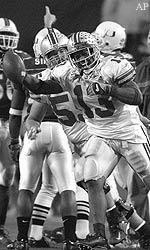
#> input picture HW1/buckeyes_gray.bmp, 150 x 250 px
$ jupyter execute hw1.ipynb
#> lines starting #> are read from the running program, lines starting #| are printed output that depends on the picture; after the words box and inside, x2 and y2 are one past the last pixel; in counts of white or black regions, pixels touching at a corner belong together
Problem 1: Test the MATLAB image functions to read, display, and write images. Use
buckeyes_gray.bmp and buckeyes_rgb.bmp from the class materials webpage. [2 pts]

[cell 1]
import skimage
from skimage import io
import numpy as np
import matplotlib.pyplot as plt
grayIm = io.imread("buckeyes_gray.bmp")
#> grayIm is the input picture: shape (250, 150); min 0, max 255, mean 115
plt.imshow(grayIm, cmap='gray')
plt.axis("image")
io.imsave("buckeyes_gray.jpg", grayIm)
rgbIm = io.imread("buckeyes_rgb.bmp")
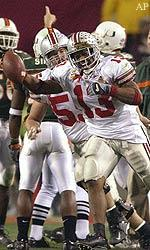
#> input picture HW1/buckeyes_rgb.bmp, 150 x 250 px
#> rgbIm is the input picture: shape (250, 150, 3); mean R, G, B 126.3, 112.1, 104.6
plt.imshow(rgbIm)
plt.axis("image")
io.imsave("buckeyes_rgb.jpg", rgbIm)
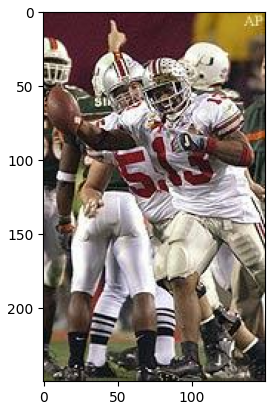
#> figure drawn by matplotlib, 1 panel

Problem 2: Read and convert the rgb image to grayscale using the NTSC conversion formula via the MATLAB function rgb2gray. Display your image to verify the result. [1 pt]

[cell 2]
grayIm = skimage.color.rgb2gray(rgbIm)
plt.imshow(grayIm, cmap='gray')
plt.axis("image")

Problem 3: Test more fully by creating, writing, and reading a checker-board image. [2 pts]

[cell 3]
zBlock = np.zeros((10, 10))
oBlock = np.ones((10, 10)) * 255
temp1 = np.hstack((zBlock, oBlock))
temp2 = np.hstack((oBlock, zBlock))
pattern = np.vstack((temp1, temp2))
checkerIm = np.tile(pattern, (5, 5))
io.imsave('checkerIm.bmp', np.uint8(checkerIm))
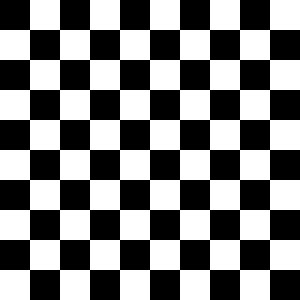
#> saved as checkerIm.bmp: shape (100, 100) (shown 3 times larger); 50% white; 1 white region, box (x1, y1, x2, y2) and area: (0, 0, 100, 100) 5000
Im = io.imread('checkerIm.bmp')
io.imshow(Im)
